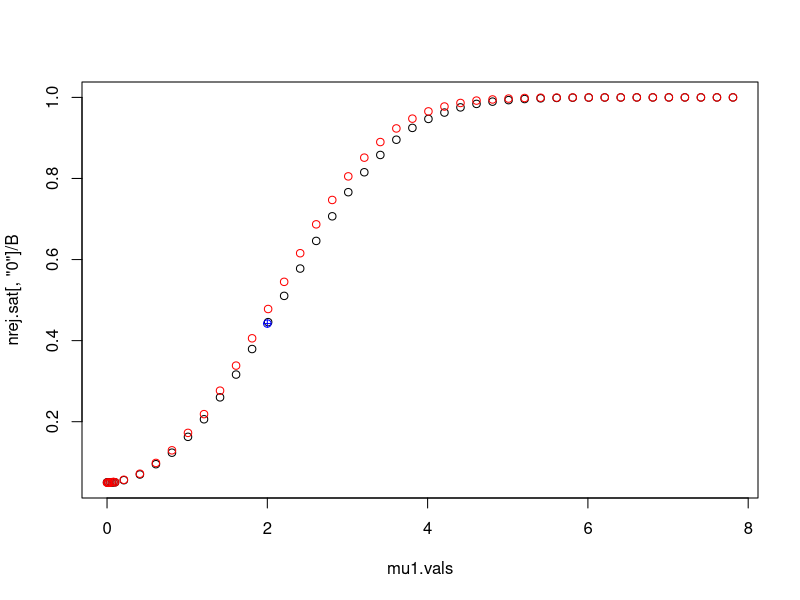
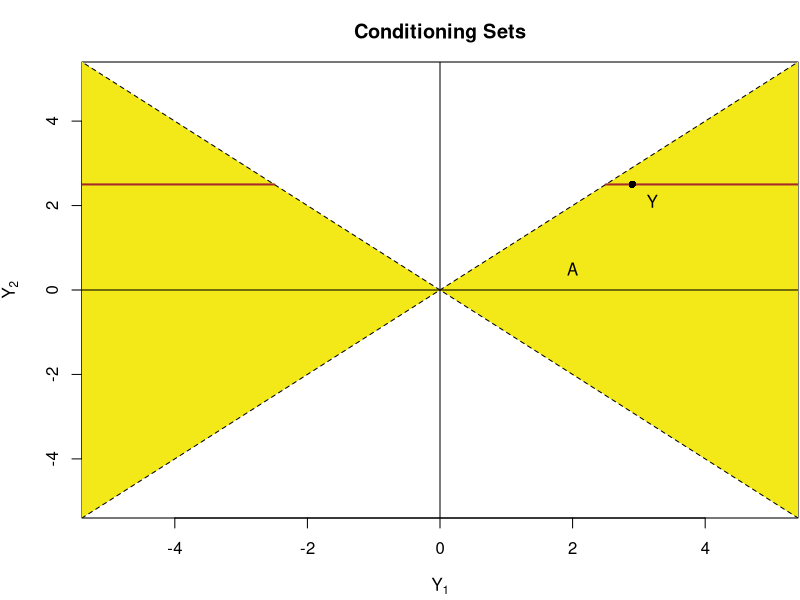
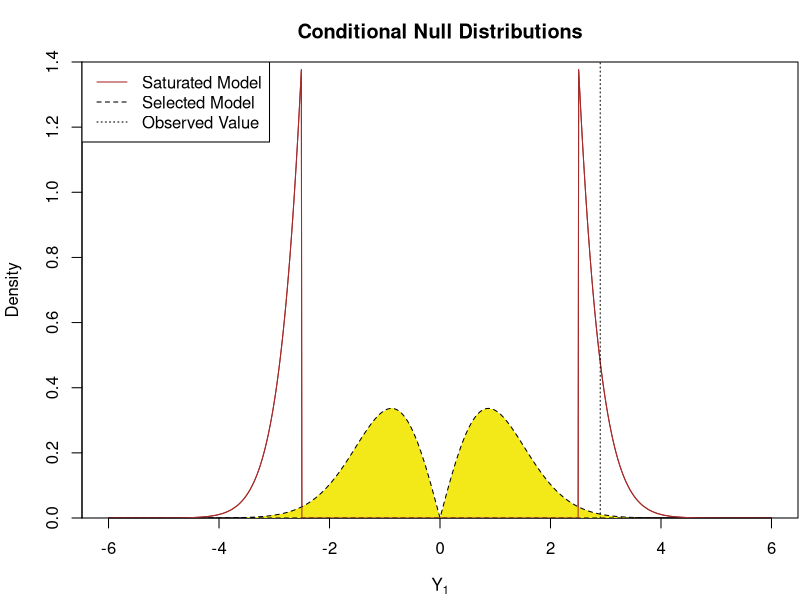
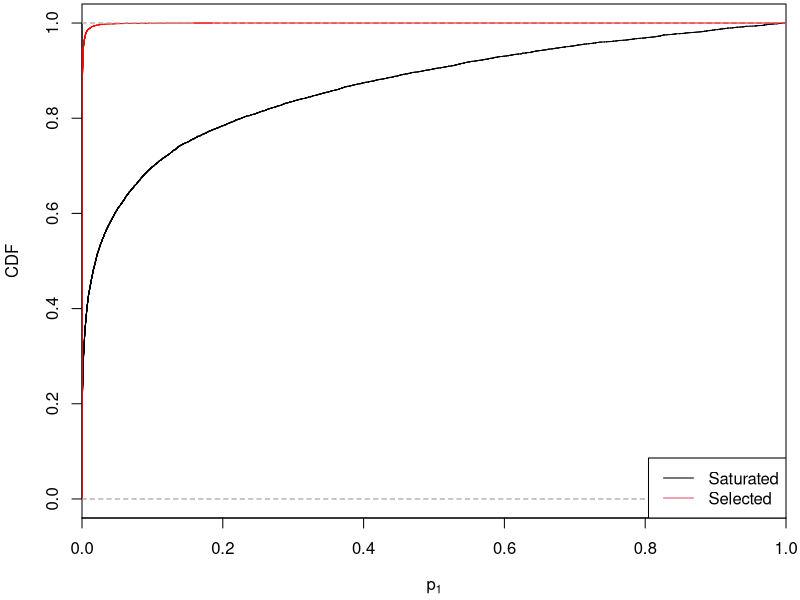
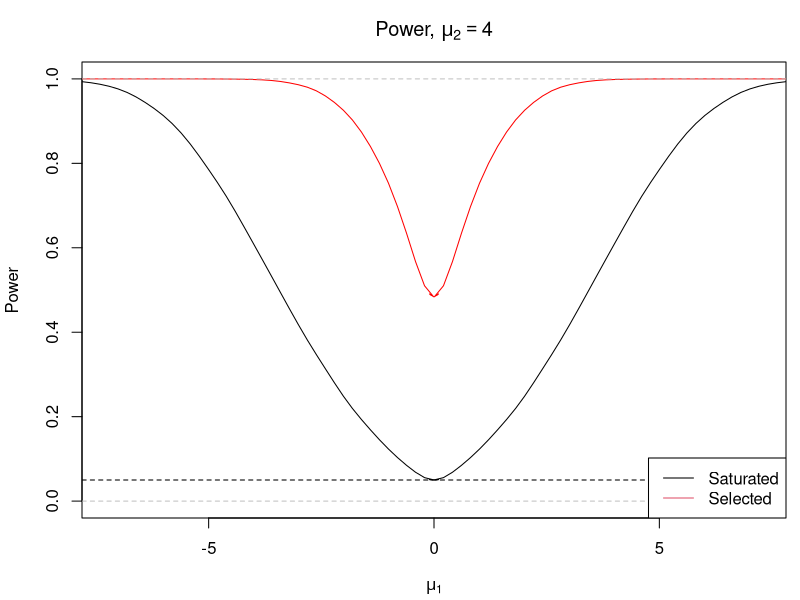
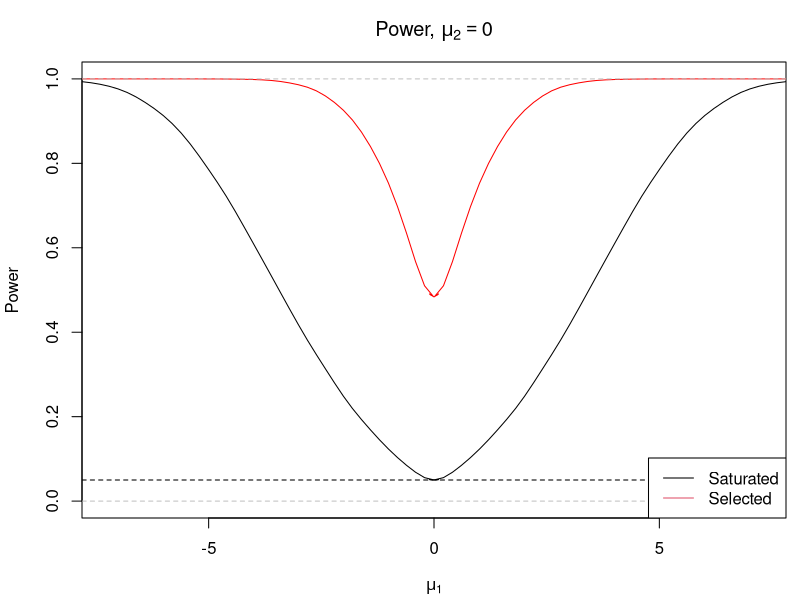

Source code (R) for these figures, in order:
#########################################
# Make plots of the conditioning sets and null distributions
#########################################

# Conditioning Sets
pdf("../figs/bivariateSelVSat_condSets.pdf",height=4.3,width=4)
par(mar=c(4.1,4.1,3.1,0.1))
y <- t(c(2.9,2.5))
plot(y,xlim=c(-5,5),ylim=c(-5,5),xlab=expression(Y[1]),ylab=expression(Y[2]),
     main="Conditioning Sets")#"Full vs. Reduced Model: First Step",asp=1)
polygon(c(0,10,10),c(0,10,-10),lty=2,col="#F4E918")
polygon(c(0,-10,-10),c(0,10,-10),lty=2,col="#F4E918")
abline(h=0)
abline(v=0)
text(2,.5,"A")
text(y+c(.3,-.4),labels="Y")
lines(c(y[2],10),c(y[2],y[2]),lwd=2,col="brown")
lines(c(-y[2],-10),c(y[2],y[2]),lwd=2,col="brown")
points(y,pch=16)
dev.off()

# Null Distributions
pdf("../figs/bivariateSelVSat_nullDists.pdf",height=4.3,width=4)
par(mar=c(4.1,4.1,3.1,0.1),yaxs="i")
x <- seq(-6,6,.01)
plot(x,(abs(x)>2.5)*dnorm(x)/2/pnorm(-2.5),ylim=c(0,1.4),lty=1,
     col="brown",type="l",
     main="Conditional Null Distributions",
     ylab="Density",xlab=expression(Y[1]))
selected.model.density <- (1-2*pnorm(-abs(x)))*dnorm(x) * 2
polygon(c(x,0),c(selected.model.density,0),lty=2,col="#F4E918")
lines(x,(abs(x)>2.5)*dnorm(x)/2/pnorm(-2.5),col="brown")
legend("topleft",legend=c("Saturated Model","Selected Model","Observed Value"),lty=1:3,bg="white", col=c("brown","black","black"))
abline(v=2.9,lty=3)
dev.off()


####################################
##  Code to produce p-values
####################################

# y1 is a (vector of) values of y1
selected.p <- function(y1) {
  ## total probability of right wedge, under the null
  total.mass <- integrate(function(x) (1-2*pnorm(-x))*dnorm(x), 
                          0, max(abs(y1))+10)$value

  tail.mass <- numeric(length(y1))
  for(i in 1:length(y1)) {
    ## probability of right wedge *and* Y > y1, under the null
    tail.mass[i]  <- integrate(function(x) (1-2*pnorm(-x))*dnorm(x), 
                          abs(y1[i]), max(abs(y1))+10)$value
  }
  tail.mass / total.mass
}

## Rejection threshold for selected test at alpha=0.05
selected.threshold.05 <- optimize(function(y) (selected.p(y)-0.05)^2, interval=c(0,4))$minimum

## Test at level 0.05 under selected model
## Returns TRUE if reject, FALSE o/w
selected.test <- function(y1) {
  return(abs(y1) > selected.threshold.05)
}

saturated.p <- function(y1, y2) {
  pnorm(-abs(y1))/pnorm(-abs(y2))  
}

saturated.test <- function(y1, y2) {
  return(saturated.p(y1,y2) < 0.05)
}


## p-Values when Y=(2.9,2.5)
selected.p(2.9)
saturated.p(2.9,2.5)



####################################
##  Code to simulate from Y|A 
####################################

## Utility functions
right.wedge.mass <- function(mu) {
  # probability that y1 > y2
  p1 <- pnorm((mu[1]-mu[2])/sqrt(2))    
  # probability that y1 > -y2
  p2 <- pnorm((mu[1]+mu[2])/sqrt(2))
  p1 * p2
}

rtruncnorm.right <- function(n, mu) {
  # probability that y1 > y2
  p1 <- pnorm((mu[1]-mu[2])/sqrt(2))
  # sample y1 - y2
  ydiff <- -qnorm(p1*runif(n))*sqrt(2) + mu[1] - mu[2]
  # probability that y1 > -y2
  p2 <- pnorm((mu[1]+mu[2])/sqrt(2))
  # sample y1 + y2
  ysum <- -qnorm(p2*runif(n))*sqrt(2) + mu[1] + mu[2]
  y <- cbind((ysum+ydiff) / 2, (ysum - ydiff) / 2)
}

rtruncnorm <- function(n, mu) {
  p.tot <- right.wedge.mass(mu) + right.wedge.mass(-mu) 
  p.right <- right.wedge.mass(mu) / p.tot
  is.right.lobe <- runif(n) < p.right 
  y <- matrix(NA,n,2)
  y[is.right.lobe,] <- rtruncnorm.right(sum(is.right.lobe),mu)
  y[!is.right.lobe,] <- -rtruncnorm.right(sum(!is.right.lobe),-mu)
  y
}





####################################
##  Simulations
####################################


set.seed(1)
B <- 1E4
mu <- c(4,4)
pvals <- matrix(NA,B,2)
y <- rtruncnorm(B,mu)
pvals <- cbind(selected.p(y[,1]), saturated.p(y[,1], y[,2]))
mean(pvals[,1]<.05) # power of selected-model test
mean(pvals[,2]<.05) # power of saturated-model test

pdf("../figs/bivariateSelVSat_rocCurve.pdf",width=4,height=3)
par(xaxs="i",mar=c(4.1,4.1,0.2,0.7))
plot(ecdf(pvals[,2]),xlim=c(0,1),main="",xlab=expression(p[1]),ylab="CDF")
plot(ecdf(pvals[,1]),col="red",add=T)
lines(c(max(pvals[,1]),1),c(1,1),col="red")
legend("bottomright",legend=c("Saturated","Selected"),col=1:2,lty=1)
dev.off()

# Now, try for a grid of mu values
mu1.vals <- c(seq(0,.1,.02),seq(.01,8,.2))
mu2.vals <- c(0,4)#seq(0,5,1)
set.seed(1)
B <- 1E5
nrej.sel <- nrej.sat <- 
    matrix(NA,length(mu1.vals),length(mu2.vals),
           dimnames=list(as.character(mu1.vals),
                         as.character(mu2.vals)))
for(mu2 in mu2.vals) {
  for(mu1 in mu1.vals) {
    y <- rtruncnorm(B,c(mu1,mu2))
    nrej.sel[as.character(mu1), as.character(mu2)] <-
      sum(selected.test(y[,1]))
    nrej.sat[as.character(mu1), as.character(mu2)] <-
      sum(saturated.test(y[,1], y[,2]))
  }
  #cat("finished for mu2 = ", mu2, "\n")
}


library(splines)

#mu2 = 4
plot(mu1.vals,nrej.sat[,"0"]/B)
points(mu1.vals,nrej.sel[,"0"]/B,col="red")
y <- rtruncnorm(B, c(2,0))
points(2,mean(saturated.test(y[,1], y[,2])),col="blue",pch=10)


## Smooth power function using logistic regression with splines
resp.sat <- cbind(nrej.sat[,"4"],B-nrej.sat[,"4"])
resp.sat <- rbind(resp.sat[nrow(resp.sat):1,], resp.sat)
resp.sel <- cbind(nrej.sel[,"4"],B-nrej.sel[,"4"])
resp.sel <- rbind(resp.sel[nrow(resp.sel):1,], resp.sel)
pred <- c(-rev(mu1.vals),mu1.vals)

sm.pow.sat <- glm(resp.sat ~ ns(pred,40), family=binomial)
sm.pow.sel <- glm(resp.sel ~ ns(pred,40), family=binomial)

pdf("../figs/bivariateSelVSat_powCurves_4.pdf",width=6,height=5)
par(xaxs="i",mar=c(4.1,4.1,3.1,0.7))
plot(pred,predict(sm.pow.sat,type="response"),type="l",ylim=c(0,1),
     xlab=expression(mu[1]),ylab="Power",
     main=expression(paste("Power, ", mu[2]==4)))
lines(pred,predict(sm.pow.sel,type="response"),type="l",col="red")
abline(h=.05,lty=2)
abline(h=0:1,lty=2,col="gray")
legend("bottomright",lty=1,col=1:2,legend=c("Saturated","Selected"),
       bg="white")
dev.off()

resp.sat <- cbind(nrej.sat[,"0"],B-nrej.sat[,"0"])
resp.sat <- rbind(resp.sat[nrow(resp.sat):1,], resp.sat)
resp.sel <- cbind(nrej.sel[,"0"],B-nrej.sel[,"0"])
resp.sel <- rbind(resp.sel[nrow(resp.sel):1,], resp.sel)
pred <- c(-rev(mu1.vals),mu1.vals)



# SOMETHING WRONG HERE!!!
pdf("../figs/bivariateSelVSat_powCurves_0.pdf",width=6,height=5)
par(xaxs="i",mar=c(4.1,4.1,3.1,0.7))
plot(pred,predict(sm.pow.sat,type="response"),type="l",ylim=c(0,1),
     xlab=expression(mu[1]),ylab="Power",
     main=expression(paste("Power, ", mu[2]==0)))
lines(pred,predict(sm.pow.sel,type="response"),type="l",col="red")
abline(h=.05,lty=2)
abline(h=0:1,lty=2,col="gray")
legend("bottomright",lty=1,col=1:2,legend=c("Saturated","Selected"),
       bg="white")
dev.off()
